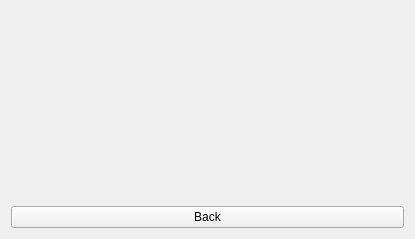
<?xml version="1.0" encoding="UTF-8"?>
<ui version="4.0">
 <class>DebugScreen</class>
 <widget class="QWidget" name="DebugScreen">
  <property name="geometry">
   <rect>
    <x>0</x>
    <y>0</y>
    <width>415</width>
    <height>239</height>
   </rect>
  </property>
  <layout class="QVBoxLayout">
   <item>
    <spacer name="verticalSpacer">
     <property name="orientation">
      <enum>Qt::Orientation::Vertical</enum>
     </property>
     <property name="sizeHint" stdset="0">
      <size>
       <width>20</width>
       <height>40</height>
      </size>
     </property>
    </spacer>
   </item>
   <item>
    <widget class="QPushButton" name="backButton">
     <property name="text">
      <string>Back</string>
     </property>
    </widget>
   </item>
  </layout>
 </widget>
 <resources/>
 <connections/>
</ui>
